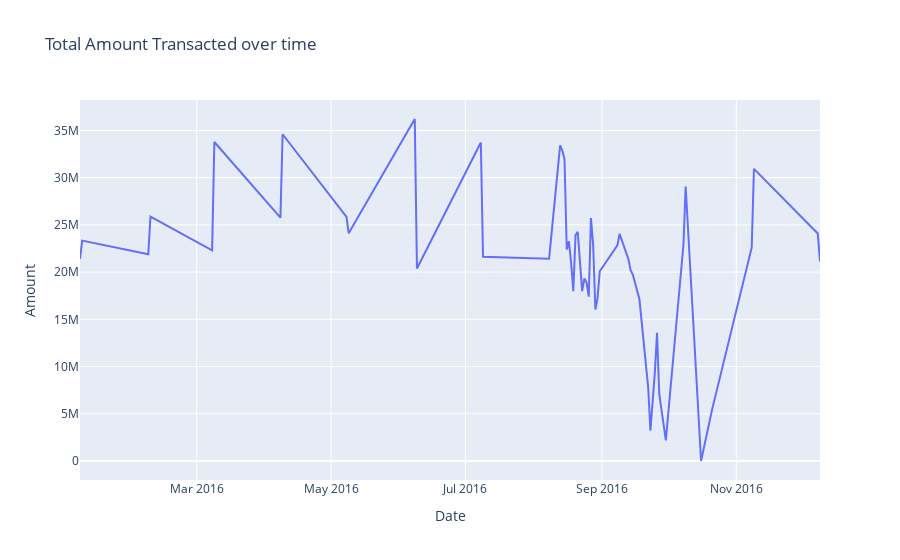

Notebook cell for this chart:
### Code cell
fig = px.line(time, x='Date', y='Amount', title='Total Amount Transacted over time')
fig.show()
